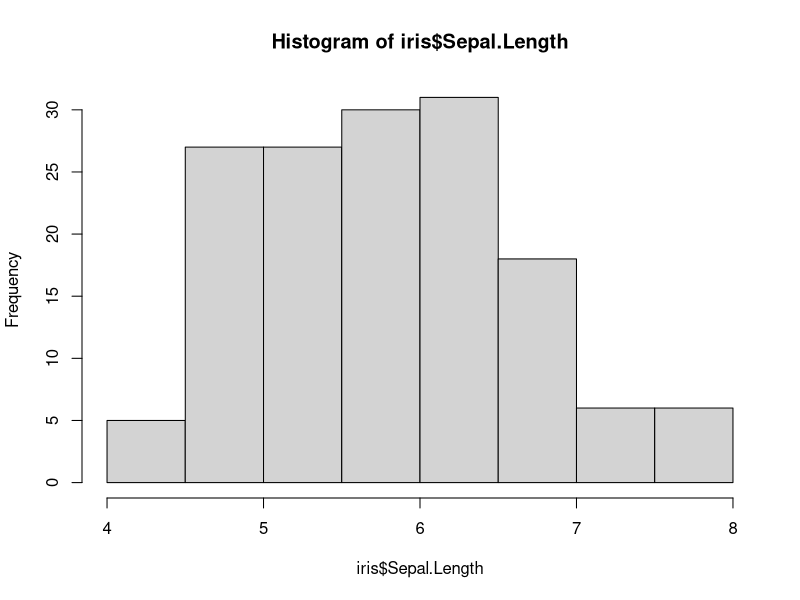
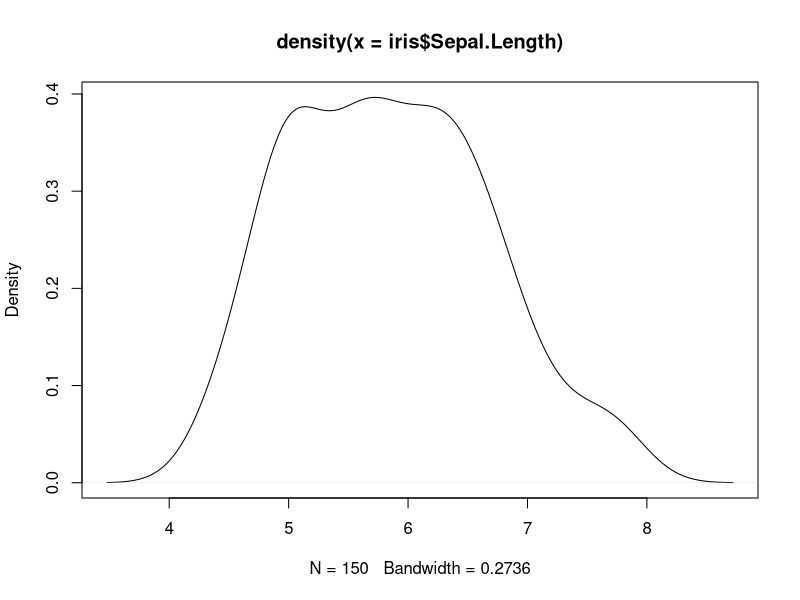
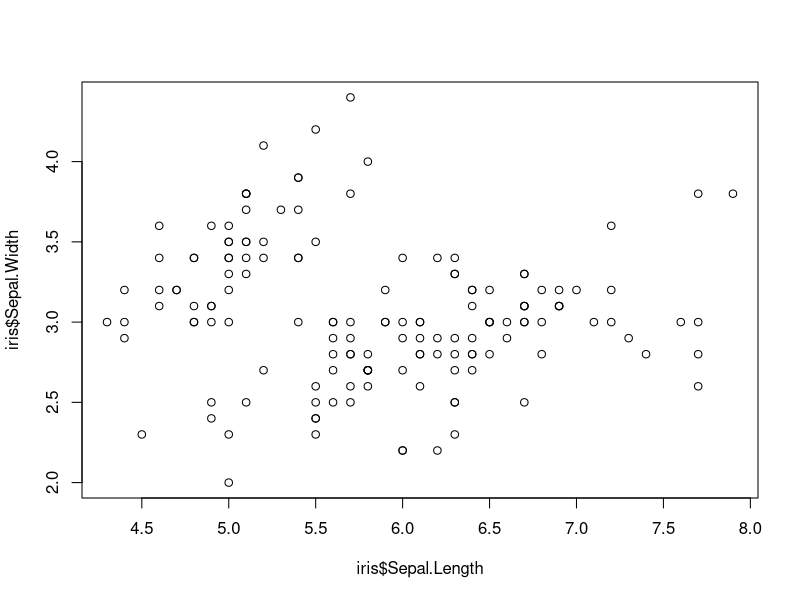
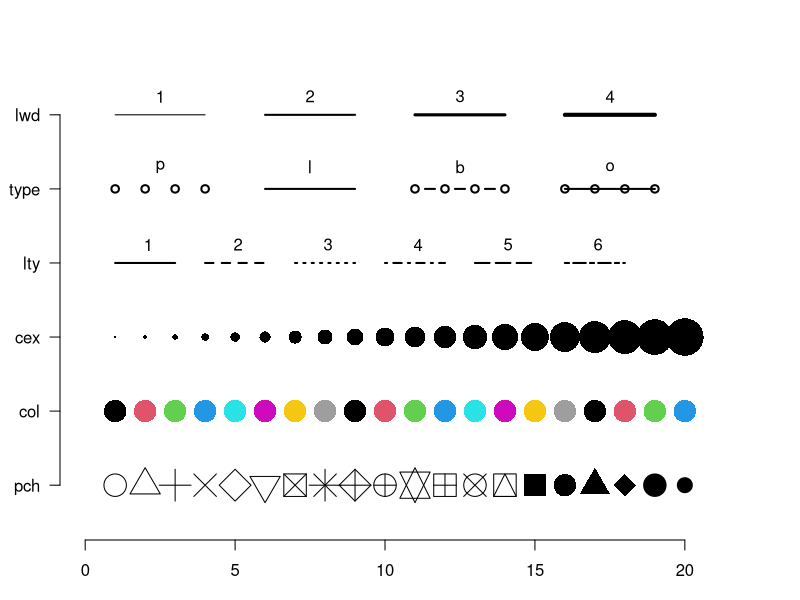
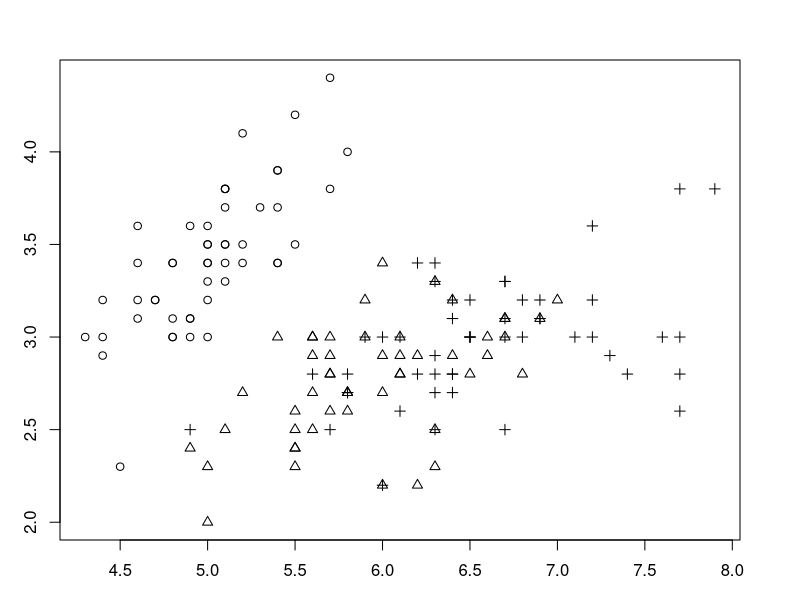
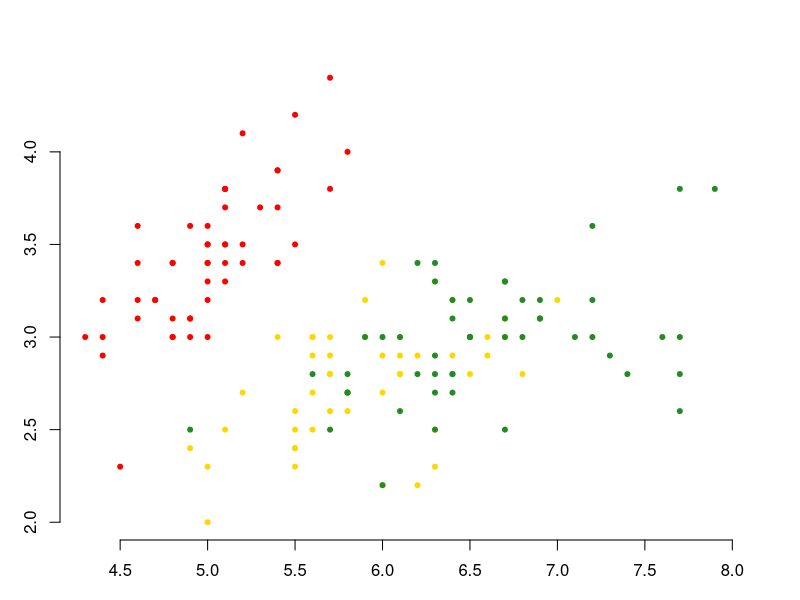
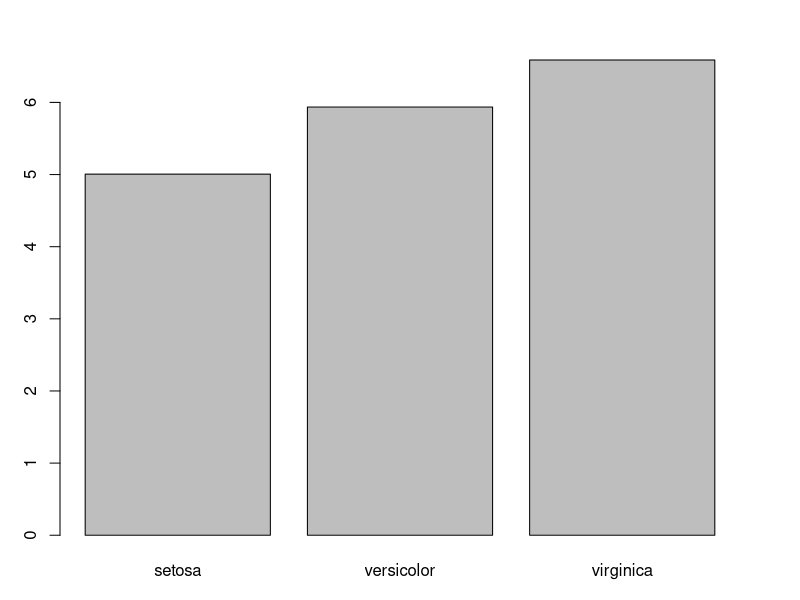
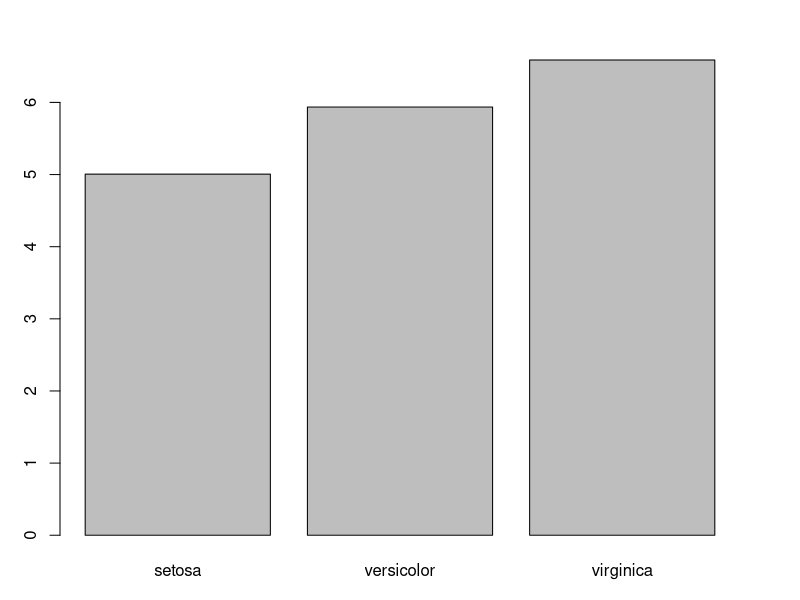

These charts were generated, in order, by the following R code:
## ---- chunk 1
## https://www.r-graph-gallery.com
## ---- chunk 2
summary(iris)
## ---- chunk 3
hist( iris$Sepal.Length)
## ---- chunk 4
d_sepal.length <- density( iris$Sepal.Length )
d_sepal.length
## ---- chunk 5
class(d_sepal.length)
## ---- chunk 6
plot( d_sepal.length )
## ---- chunk 7
plot( iris$Sepal.Length, iris$Sepal.Width  )
## ---- chunk 8
par(mar=c(3,3,3,3))
num <- 0 ; 
num1 <- 0
plot(0,0 , xlim=c(0,21) , ylim=c(0.5,6.5), col="white" , yaxt="n" , ylab="" , xlab="", bty="n")

for (i in seq(1,20)){
   points(i,1 , pch=i , cex=3)
   points(i,2 , col=i , pch=16 , cex=3)
   points(i,3 , col="black" , pch=16 , cex=i*0.25)
   if(i %in% c(seq(1,18,3))){
      num=num+1
      points(c(i,i+2), c(4,4) , col="black" , lty=num , type="l" , lwd=2)
      text(i+1.1 , 4.25 , num)
   }
   
   if(i %in% c(seq(1,20,5))){
      num1=num1+1
      points(c(i,i+1,i+2,i+3), c(5,5,5,5) , col="black"  , type=c("p","l","b","o")[num1] , lwd=2)
      text(i+1.5 , 5.3 , c("p","l","b","o")[num1] )
      points(c(i,i+1,i+2,i+3), c(6,6,6,6) , col="black"  , type="l",  lwd=num1)
      text(i+1.5 , 6.25 , num1 )
      
   }
}

axis(2, at = c(1,2,3,4,5,6), 
     labels = c("pch" , "col" , "cex" , "lty", "type" , "lwd" ), 
     tick = TRUE, 
     col = "black", 
     las = 1 )
## ---- chunk 9
symbol <- as.numeric(iris$Species)
symbol
## ---- chunk 10
plot( iris$Sepal.Length, iris$Sepal.Width, pch=symbol )
## ---- chunk 11
raw_colors <- c("red","gold","forestgreen")
colors <- raw_colors[ symbol ]
colors
## ---- chunk 12
y <- iris$Sepal.Width
x <- iris$Sepal.Length
## ---- chunk 13
plot( y ~ x , 
      col=colors, 
      pch=20, 
      bty="n", 
      xlab="Sepal Length", ylab="Sepal Width")
## ---- chunk 14
unique( iris$Species )
## ---- chunk 15
mu.Setosa <- mean( iris$Sepal.Length[ iris$Species == "setosa" ])
mu.Versicolor <- mean( iris$Sepal.Length[ iris$Species == "versicolor" ])
mu.Virginica <- mean( iris$Sepal.Length[ iris$Species == "virginica" ])

meanSepalLength <- c( mu.Setosa, mu.Versicolor, mu.Virginica )
meanSepalLength
## ---- chunk 16
barplot( meanSepalLength, 
         names.arg = c("setosa","versicolor","virginica"), 
         xlab="Iris Species",
         ylab="Mean Sepal Length")
## ---- chunk 17
meanSepalLength <- by( iris$Sepal.Length, iris$Species, mean )
meanSepalLength
## ---- chunk 18
is.numeric( meanSepalLength )
names( meanSepalLength )
## ---- chunk 19
barplot( meanSepalLength, 
         xlab = "Iris Species",
         ylab = "Average Sepal Length")
## ---- chunk 20
boxplot( Sepal.Length ~ Species, 
         data = iris, 
         notch=TRUE, 
         ylab="Sepal Length" )
## ---- chunk 21
randomColors <- sample( colors(), size = nrow(iris) )
head(randomColors)
## ---- chunk 22
boxplot( Sepal.Length ~ Species, 
         data = iris, 
         col = randomColors[1],
         notch=TRUE, 
         ylab="Sepal Length" )
## ---- chunk 23
boxplot( Sepal.Length ~ Species, 
         data = iris, 
         col = randomColors[1:3],
         notch=TRUE, 
         ylab="Sepal Length" )
## ---- chunk 24
library(RColorBrewer)
display.brewer.all()
## ---- chunk 25
brewer.pal.info
## ---- chunk 26
cor <- cor.test( iris$Sepal.Length, iris$Sepal.Width )
cor
## ---- chunk 27
cor.text <- paste( "r = ", format( cor$estimate, digits=4), "; P = ", format( cor$p.value, digits=4 ), sep="" ) 
cor.text
## ---- chunk 28
plot( y ~ x , 
      col=colors, 
      pch=20, 
      bty="n", 
      xlab="Sepal Length", ylab="Sepal Width")
text( 7.4, 4.2, cor.text )
